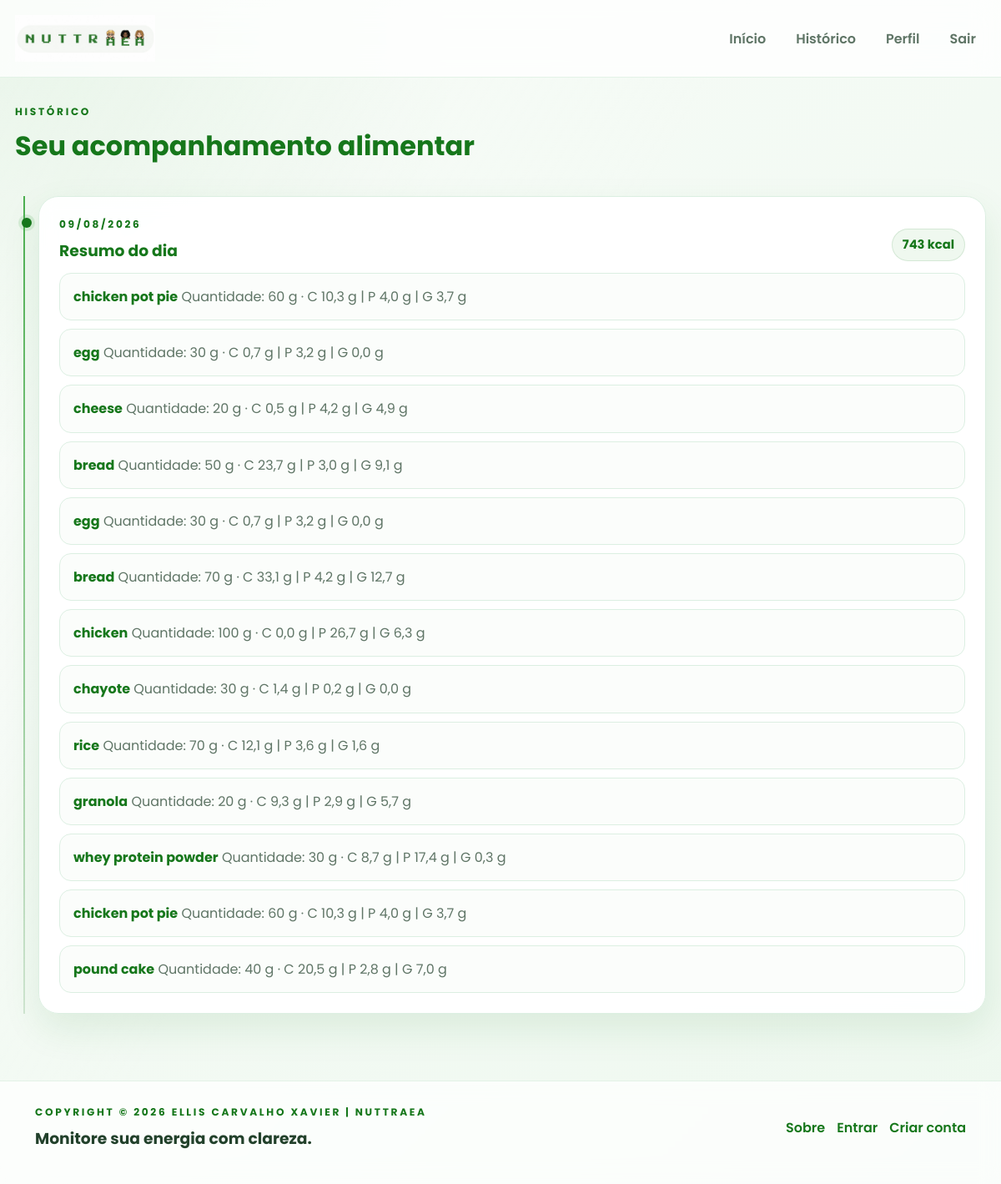
Screenshot of /historico/ (signed in) with the database file from the repository.
### refeicoes/models.py (models this page shows)
class Refeicao(models.Model):
    user = models.ForeignKey(User, on_delete=models.CASCADE)
    nome = models.CharField(max_length=200)
    quantidade = models.FloatField()
    carboidratos = models.FloatField(default=0)
    proteinas = models.FloatField(default=0)
    gorduras = models.FloatField(default=0)
    data = models.DateTimeField(auto_now_add=True)
    def calorias(self):
        fator = self.quantidade / 100
        carbo = (self.carboidratos or 0) * fator
        prot = (self.proteinas or 0) * fator
        gord = (self.gorduras or 0) * fator
        calorias = (carbo * 4) + (prot * 4) + (gord * 9)
        return round(calorias, 2)

### alimentacao/views.py (the view)
# urls.py: path("historico/", views.historico, name="historico"),
@login_required
def historico(request):
    refeicoes = Refeicao.objects.filter(user=request.user).order_by("-data")
    dias = defaultdict(list)
    for r in refeicoes:
        dias[r.data.date()].append(r)
    historico_formatado = []
    for data in sorted(dias.keys(), reverse=True):
        itens = dias[data]
        total = sum(r.calorias() for r in itens)
        historico_formatado.append({
            "data": data,
            "total": total,
            "itens": itens
        })
    return render(request, "historico.html", {
        "dias": historico_formatado
    })

### core/context_processors.py (called while the page is built)
def static_version(request):
    return {
        "STATIC_VERSION": getattr(settings, "STATIC_VERSION", "1")
    }

### alimentacao/templates/historico.html
{% extends 'base.html' %}
{% block content %}
<div class="page-header reveal">
  <div>
    <p class="eyebrow">Histórico</p>
    <h1>Seu acompanhamento alimentar</h1>
  </div>
</div>
<div class="timeline-shell">
  {% for dia in dias %}
    <article class="timeline-item reveal">
      <div class="timeline-marker"></div>
      <div class="card timeline-card">
        <div class="timeline-header">
          <div>
            <p class="eyebrow">{{ dia.data|date:"d/m/Y" }}</p>
            <h3>Resumo do dia</h3>
          </div>
          <span class="summary-pill">{{ dia.total|floatformat:0 }} kcal</span>
        </div>
        <ul class="history-list">
          {% for r in dia.itens %}
            <li>
              <strong>{{ r.nome }}</strong>
              <span class="item-meta">
                  Quantidade: {{ r.quantidade|floatformat:0 }} g ·
                  C {{ r.carboidratos|floatformat:1 }} g |
                  P {{ r.proteinas|floatformat:1 }} g |
                  G {{ r.gorduras|floatformat:1 }} g
              </span>
            </li>
          {% endfor %}
        </ul>
      </div>
    </article>
  {% empty %}
    <div class="empty-state">Nenhum registro ainda.</div>
  {% endfor %}
</div>
{% endblock %}

### alimentacao/templates/base.html (shortened to what this page needs)
{% load static %}
<!DOCTYPE html>
<html lang="pt-br">
<head>
  <link rel="stylesheet" href="{% static 'css/styles.css' %}?v={{ STATIC_VERSION }}">
  <link rel="stylesheet" href="https://cdnjs.cloudflare.com/ajax/libs/font-awesome/6.7.2/css/all.min.css">
</head>
<body data-page="app">
  <header class="site-header">
    <nav class="top-nav">
      <a class="brand-link" href="{% url 'home' %}">
        <img class="brand-logo" src="{% static 'images/logo.png' %}" alt="Nuttraea logo" />
      </a>
      <ul class="nav-links">
        {% if user.is_authenticated %}
          <li><a href="{% url 'dashboard' %}">Início</a></li>
          <li><a href="{% url 'historico' %}">Histórico</a></li>
          <li><a href="{% url 'perfil' %}">Perfil</a></li>
          <li>
            <form method="post" action="{% url 'logout' %}">
              <button type="submit" class="nav-link">Sair</button>
            </form>
          </li>
        {% else %}
          <li><a href="{% url 'login' %}">Entrar</a></li>
          <li><a href="{% url 'cadastro' %}">Criar conta</a></li>
        {% endif %}
      </ul>
    </nav>
  </header>
  <main class="page-shell">
    {% block content %}{% endblock %}
  </main>
  <footer class="site-footer">
    <div class="footer-shell">
      <div>
        <p class="eyebrow">Copyright &copy; 2026 Ellis Carvalho Xavier | Nuttraea</p>
        <h3>Monitore sua energia com clareza.</h3>
      </div>
      <div class="footer-links">
        <a href="{% url 'home' %}">Sobre</a>
        <a href="{% url 'login' %}">Entrar</a>
        <a href="{% url 'cadastro' %}">Criar conta</a>
      </div>
    </div>
  </footer>
</body>
</html>

### rows the page displays
Refeicao: nome "chicken pot pie", quantidade "60", carboidratos "10,3", proteinas "4,0", gorduras "3,7"
Refeicao: nome "egg", quantidade "30", carboidratos "0,7", proteinas "3,2", gorduras "0,0"
Refeicao: nome "cheese", quantidade "20", carboidratos "0,5", proteinas "4,2", gorduras "4,9"
Refeicao: nome "bread", quantidade "50", carboidratos "23,7", proteinas "3,0", gorduras "9,1"
Refeicao: nome "egg", quantidade "30", carboidratos "0,7", proteinas "3,2", gorduras "0,0"
Refeicao: nome "bread", quantidade "70", carboidratos "33,1", proteinas "4,2", gorduras "12,7"
Refeicao: nome "chicken", quantidade "100", carboidratos "0,0", proteinas "26,7", gorduras "6,3"
Refeicao: nome "chayote", quantidade "30", carboidratos "1,4", proteinas "0,2", gorduras "0,0"
Refeicao: nome "rice", quantidade "70", carboidratos "12,1", proteinas "3,6", gorduras "1,6"
Refeicao: nome "granola", quantidade "20", carboidratos "9,3", proteinas "2,9", gorduras "5,7"
Refeicao: nome "whey protein powder", quantidade "30", carboidratos "8,7", proteinas "17,4", gorduras "0,3"
Refeicao: nome "chicken pot pie", quantidade "60", carboidratos "10,3", proteinas "4,0", gorduras "3,7"
Refeicao: nome "pound cake", quantidade "40", carboidratos "20,5", proteinas "2,8", gorduras "7,0"

### other values shown
{{ dia.data|date:"d/m/Y" }} "09/08/2026"
{{ dia.total|floatformat:0 }} "743"
